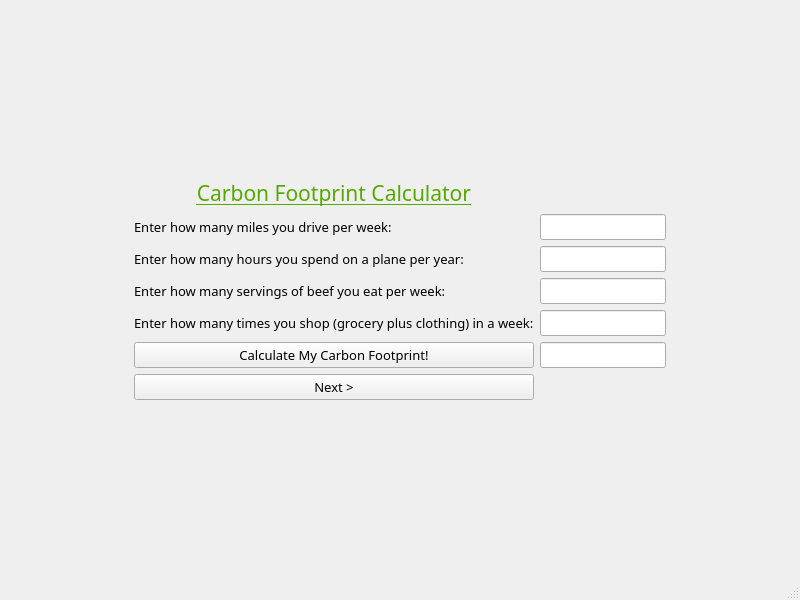
<?xml version="1.0" encoding="UTF-8"?>
<ui version="4.0">
 <class>mainWindow2</class>
 <widget class="QMainWindow" name="mainWindow2">
  <property name="geometry">
   <rect>
    <x>0</x>
    <y>0</y>
    <width>800</width>
    <height>600</height>
   </rect>
  </property>
  <property name="windowTitle">
   <string>Carbon Footprint Calculator</string>
  </property>
  <property name="windowIcon">
   <iconset>
    <normaloff>tree.jpg</normaloff>tree.jpg</iconset>
  </property>
  <widget class="QWidget" name="centralwidget">
   <layout class="QGridLayout" name="gridLayout">
    <item row="7" column="1">
     <widget class="QPushButton" name="btnCalc">
      <property name="font">
       <font>
        <family>Bahnschrift</family>
        <pointsize>10</pointsize>
       </font>
      </property>
      <property name="text">
       <string>Calculate My Carbon Footprint!</string>
      </property>
     </widget>
    </item>
    <item row="3" column="2">
     <widget class="QLineEdit" name="leDrive">
      <property name="font">
       <font>
        <family>Bahnschrift</family>
        <pointsize>10</pointsize>
       </font>
      </property>
     </widget>
    </item>
    <item row="10" column="2">
     <spacer name="verticalSpacer">
      <property name="orientation">
       <enum>Qt::Vertical</enum>
      </property>
      <property name="sizeHint" stdset="0">
       <size>
        <width>20</width>
        <height>40</height>
       </size>
      </property>
     </spacer>
    </item>
    <item row="0" column="1">
     <spacer name="verticalSpacer_3">
      <property name="orientation">
       <enum>Qt::Vertical</enum>
      </property>
      <property name="sizeHint" stdset="0">
       <size>
        <width>20</width>
        <height>40</height>
       </size>
      </property>
     </spacer>
    </item>
    <item row="1" column="1">
     <widget class="QLabel" name="lbTitle2">
      <property name="font">
       <font>
        <family>Bahnschrift</family>
        <pointsize>16</pointsize>
       </font>
      </property>
      <property name="text">
       <string>&lt;html&gt;&lt;head/&gt;&lt;body&gt;&lt;p align=&quot;center&quot;&gt;&lt;span style=&quot; text-decoration: underline; color:#55aa00;&quot;&gt;Carbon Footprint Calculator&lt;/span&gt;&lt;/p&gt;&lt;/body&gt;&lt;/html&gt;</string>
      </property>
     </widget>
    </item>
    <item row="6" column="1">
     <widget class="QLabel" name="label_4">
      <property name="font">
       <font>
        <family>Bahnschrift</family>
        <pointsize>10</pointsize>
       </font>
      </property>
      <property name="text">
       <string>Enter how many times you shop (grocery plus clothing) in a week:</string>
      </property>
     </widget>
    </item>
    <item row="6" column="2">
     <widget class="QLineEdit" name="leShop">
      <property name="font">
       <font>
        <family>Bahnschrift</family>
        <pointsize>10</pointsize>
       </font>
      </property>
     </widget>
    </item>
    <item row="4" column="1">
     <widget class="QLabel" name="label_2">
      <property name="font">
       <font>
        <family>Bahnschrift</family>
        <pointsize>10</pointsize>
       </font>
      </property>
      <property name="text">
       <string>Enter how many hours you spend on a plane per year:</string>
      </property>
     </widget>
    </item>
    <item row="3" column="0">
     <spacer name="horizontalSpacer">
      <property name="orientation">
       <enum>Qt::Horizontal</enum>
      </property>
      <property name="sizeHint" stdset="0">
       <size>
        <width>40</width>
        <height>20</height>
       </size>
      </property>
     </spacer>
    </item>
    <item row="4" column="2">
     <widget class="QLineEdit" name="lePlane">
      <property name="font">
       <font>
        <family>Bahnschrift</family>
        <pointsize>10</pointsize>
       </font>
      </property>
     </widget>
    </item>
    <item row="5" column="2">
     <widget class="QLineEdit" name="leBeef">
      <property name="font">
       <font>
        <family>Bahnschrift</family>
        <pointsize>10</pointsize>
       </font>
      </property>
     </widget>
    </item>
    <item row="3" column="1">
     <widget class="QLabel" name="label">
      <property name="font">
       <font>
        <family>Bahnschrift</family>
        <pointsize>10</pointsize>
       </font>
      </property>
      <property name="text">
       <string>Enter how many miles you drive per week:</string>
      </property>
     </widget>
    </item>
    <item row="5" column="1">
     <widget class="QLabel" name="label_3">
      <property name="font">
       <font>
        <family>Bahnschrift</family>
        <pointsize>10</pointsize>
       </font>
      </property>
      <property name="text">
       <string>Enter how many servings of beef you eat per week:</string>
      </property>
     </widget>
    </item>
    <item row="3" column="3">
     <spacer name="horizontalSpacer_2">
      <property name="orientation">
       <enum>Qt::Horizontal</enum>
      </property>
      <property name="sizeHint" stdset="0">
       <size>
        <width>40</width>
        <height>20</height>
       </size>
      </property>
     </spacer>
    </item>
    <item row="9" column="1">
     <widget class="QPushButton" name="btnNext">
      <property name="font">
       <font>
        <family>Bahnschrift</family>
        <pointsize>10</pointsize>
       </font>
      </property>
      <property name="text">
       <string>Next &gt;</string>
      </property>
     </widget>
    </item>
    <item row="7" column="2">
     <widget class="QLineEdit" name="leFoot">
      <property name="enabled">
       <bool>true</bool>
      </property>
      <property name="font">
       <font>
        <family>Bahnschrift</family>
        <pointsize>10</pointsize>
       </font>
      </property>
     </widget>
    </item>
   </layout>
  </widget>
  <widget class="QMenuBar" name="menubar">
   <property name="geometry">
    <rect>
     <x>0</x>
     <y>0</y>
     <width>800</width>
     <height>20</height>
    </rect>
   </property>
  </widget>
  <widget class="QStatusBar" name="statusbar"/>
 </widget>
 <resources/>
 <connections/>
</ui>
